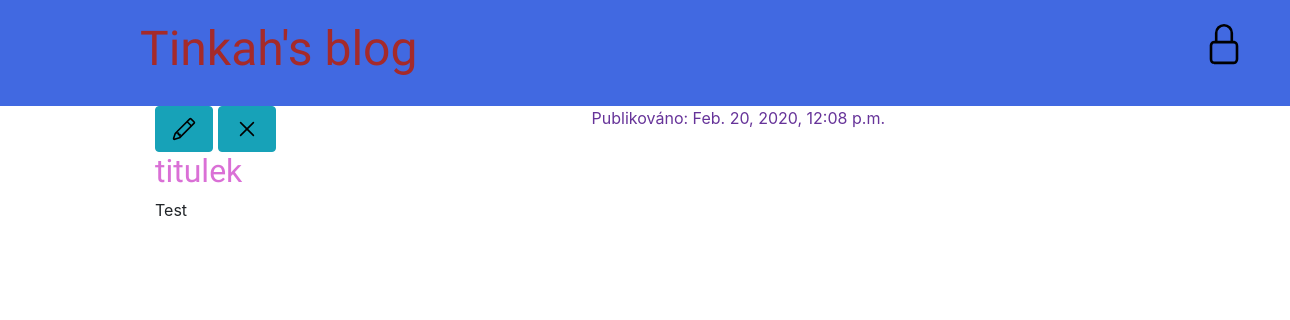
The app's page /post/4/, older data.
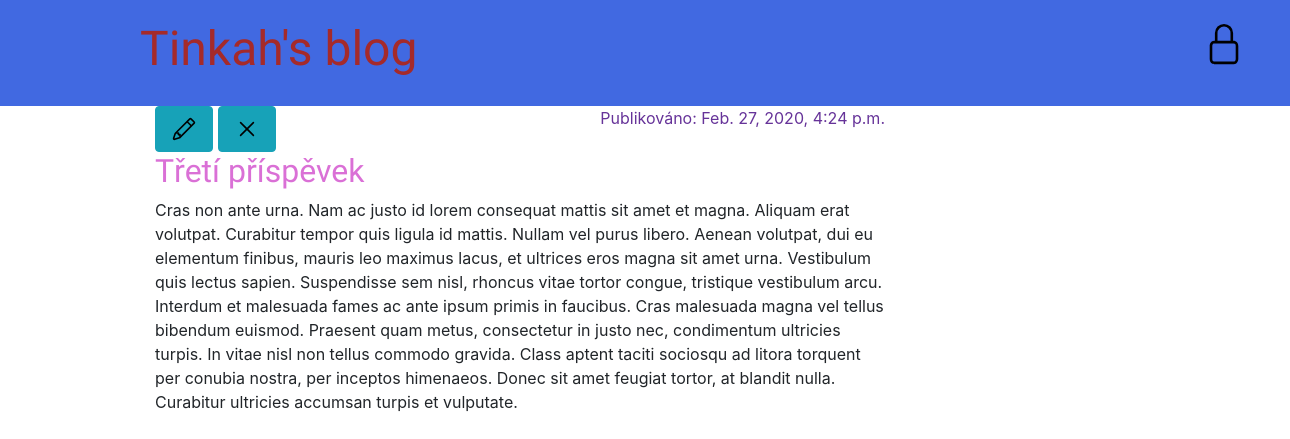
The same page, newer data.
### blog/models.py (models this page shows, shortened)
class Post(models.Model):
    author = models.ForeignKey("auth.User", on_delete=models.CASCADE)
    title = models.CharField(max_length=200)
    text = models.TextField()
    created_date = models.DateTimeField(
        default=timezone.now)
    published_date = models.DateTimeField(
        blank=True, null=True)

### blog/views.py (the view)
# urls.py: path('post/<int:pk>/', views.post_detail, name='post_detail'),
def post_detail(request, pk):
    post = get_object_or_404(Post, pk=pk)
    return render(request, 'blog/post_detail.html', {'post': post})

### blog/templates/blog/post_detail.html
{% extends 'blog/base.html' %}
{% block content %}
    <div class="post">
        {% if post.published_date %}
            <div class="date">
                <p>Publikováno: {{ post.published_date }}</p>
            </div>
        {% else %}
            <a class="btn btn-info" href="{% url 'post_publish' pk=post.pk %}">Publikovat</a>
        {% endif %}
        <a href="{% url 'post_edit' pk=post.pk %}"><button type="button" class="btn btn-info"><img src="/static/img/pencil.svg" alt="" width="32" height="32" title="Změnit příspěvek"></button></a>
        <a class="btn btn-info" href="{% url 'post_remove' pk=post.pk %}"><img src="/static/img/x.svg" alt="" width="32" height="32" title="Odstranit příspěvek"></a>
        <h2>{{ post.title }}</h2>
        <p>{{ post.text|linebreaksbr }}</p>
    </div>
 {% endblock %}

Row changes from the older to the newer data that the page shows:
changed Post: published_date "Feb. 20, 2020, 12:08 p.m." → "Feb. 27, 2020, 4:24 p.m."; title "titulek" → "Třetí příspěvek"; text "Test" → "Cras non ante urna. Nam ac justo id lorem consequat mattis sit amet et magna. Aliquam erat volutpat. Curabitur tempor quis ligula id mattis. Nullam vel purus libero. Aenean volutpat, dui eu elementum finibus, mauris leo maximus lacus, et ultrices eros magna sit amet urna. Vestibulum quis lectus sapien. Suspendisse sem nisl, rhoncus vitae tortor congue, tristique vestibulum arcu. Interdum et malesuada fames ac ante ipsum primis in faucibus. Cras malesuada magna vel tellus bibendum euismod. Praesent quam metus, consectetur in justo nec, condimentum ultricies turpis. In vitae nisl non tellus commodo gravida. Class aptent taciti sociosqu ad litora torquent per conubia nostra, per inceptos…"
